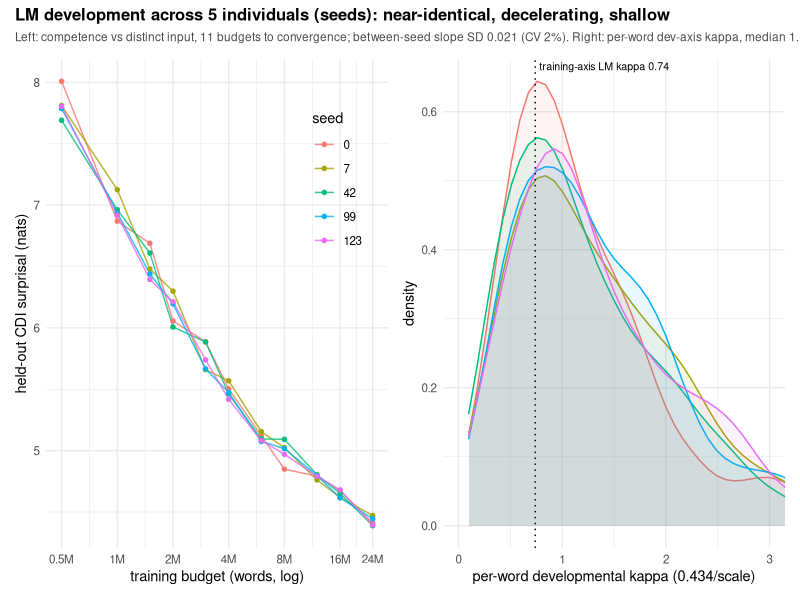

Reproduce this figure in R.
## FINAL developmental-ladder analysis: 5 seeds x 11 rungs (0.5M..24M words),
## each cell = best-val competence of a GPT-2-small trained to convergence on
## that (nested) budget. Three outputs:
##   1. aggregate developmental curve + per-seed slope + between-seed sigma
##   2. per-word C&B 4-PL sigmoid on the DEVELOPMENT axis -> kappa-equivalent
##      (0.434/ParamScale on log10(words)), comparable to training-axis 0.74
##      and kids' ~10
##   3. between-seed sigma of the per-seed kappa -> the LM sigma_kappa analog
##
## Input:  fits/llm/ladder_bestval.csv
## Output: figs/longitudinal/ladder_development_final.png
##         fits/llm/ladder_kappa_summary.csv

suppressPackageStartupMessages({library(dplyr); library(readr); library(ggplot2); library(tidyr); library(patchwork)})

d <- read_csv("fits/llm/ladder_bestval.csv", show_col_types = FALSE) |>
  mutate(surprisal = as.numeric(surprisal), lnw = log(words), l10w = log10(words))
cat(sprintf("loaded %d rows: %d seeds x %d rungs\n",
            nrow(d), n_distinct(d$seed), n_distinct(d$words)))

## ================= 1. aggregate curve + linear dev slope =================
agg <- d |> group_by(seed, words, lnw) |> summarise(mean_surp = mean(surprisal), .groups="drop")
slopes <- agg |> group_by(seed) |> summarise(lin_slope = coef(lm(mean_surp ~ lnw))[2], .groups="drop")
cat("\n== per-seed LINEAR dev slope (nats per e-fold) ==\n"); print(slopes |> mutate(across(-seed, ~round(.,4))))
cat(sprintf("mean = %.4f, SD = %.4f (CV %.1f%%)\n",
            mean(slopes$lin_slope), sd(slopes$lin_slope), 100*sd(slopes$lin_slope)/abs(mean(slopes$lin_slope))))

bs <- agg |> group_by(words) |> summarise(sd_seeds = sd(mean_surp), .groups="drop")
cat("\n== between-seed SD of competence by rung ==\n"); print(bs |> mutate(across(everything(), ~signif(.,3))))

## ================= 2. per-word 4-PL sigmoid on dev axis =================
four_pl_fit <- function(x, y) {
  ## C&B 4-parameter logistic: y = lo + (up-lo)/(1+exp((x-mid)/scale))
  st <- list(up = max(y), lo = min(y), mid = mean(x), scale = 0.5)
  fit <- tryCatch(
    nls(y ~ lo + (up - lo)/(1 + exp((x - mid)/scale)), start = st,
        control = nls.control(maxiter = 200, warnOnly = TRUE),
        lower = c(up = min(y)-5, lo = min(y)-5, mid = min(x)-3, scale = 1e-3),
        upper = c(up = max(y)+5, lo = max(y)+5, mid = max(x)+3, scale = 50),
        algorithm = "port"),
    error = function(e) NULL)
  if (is.null(fit)) return(NULL)
  co <- coef(fit)
  tibble(up = co["up"], lo = co["lo"], mid = co["mid"], scale = co["scale"])
}

pw <- d |> group_by(seed, word) |> filter(n() == 11) |>
  group_modify(~{ r <- four_pl_fit(.x$l10w, .x$surprisal); if (is.null(r)) tibble() else r }) |>
  ungroup() |>
  mutate(kappa = 0.434 / scale, range = up - lo) |>
  filter(scale > 0.01, scale < 10, range > 1.0)   # C&B filters

kpseed <- pw |> group_by(seed) |>
  summarise(n_fit = n(), kappa_med = median(kappa),
            iqr_lo = quantile(kappa,.25), iqr_hi = quantile(kappa,.75), .groups="drop")
cat("\n== per-word DEV-axis kappa (0.434/ParamScale), per seed ==\n")
print(kpseed |> mutate(across(-c(seed,n_fit), ~round(.,3))))
cat(sprintf("\nkappa_pop_LM (dev axis, mean of per-seed medians) = %.3f\n", mean(kpseed$kappa_med)))
cat(sprintf("sigma_kappa_LM (SD of per-seed medians)            = %.4f\n", sd(kpseed$kappa_med)))
cat(sprintf("CV = %.1f%%   |   kids: kappa ~10, sigma_kappa ~3.5 (CV ~35%%)\n",
            100*sd(kpseed$kappa_med)/mean(kpseed$kappa_med)))
cat(sprintf("training-axis reference: GPT-2-CHILDES 24.5M full-training kappa ~0.74\n"))

write_csv(bind_rows(
  kpseed |> mutate(metric = "perword_kappa_dev_axis"),
  slopes |> rename(kappa_med = lin_slope) |> mutate(metric = "linear_dev_slope")),
  "fits/llm/ladder_kappa_summary.csv")

## ================= 3. figure =================
p1 <- ggplot(agg, aes(words, mean_surp, color = factor(seed))) +
  geom_line(alpha=.8) + geom_point(size=1.2) +
  scale_x_log10(breaks = c(.5,1,2,4,8,16,24)*1e6, labels=c("0.5M","1M","2M","4M","8M","16M","24M")) +
  labs(x = "training budget (words, log)", y = "held-out CDI surprisal (nats)", color = "seed") +
  theme_minimal(base_size = 10.5) + theme(legend.position = c(.85,.75))

p2 <- ggplot(pw, aes(kappa, color = factor(seed), fill = factor(seed))) +
  geom_density(alpha=.08) +
  geom_vline(xintercept = 0.74, linetype = "dotted") +
  annotate("text", x=.78, y=Inf, label="training-axis LM kappa 0.74", hjust=0, vjust=1.4, size=2.7) +
  coord_cartesian(xlim = c(0, 3)) +
  labs(x = "per-word developmental kappa (0.434/scale)", y = "density",
       color = "seed", fill = "seed") +
  theme_minimal(base_size = 10.5) + theme(legend.position = "none")

g <- (p1 | p2) + plot_annotation(
  title = "LM development across 5 individuals (seeds): near-identical, decelerating, shallow",
  subtitle = sprintf(paste0("Left: competence vs distinct input, 11 budgets to convergence; between-seed slope SD %.3f (CV %.0f%%). ",
                            "Right: per-word dev-axis kappa, median %.2f — vs children kappa ~10, sigma_kappa ~3.5 (CV ~35%%)."),
                     sd(slopes$lin_slope), 100*sd(slopes$lin_slope)/abs(mean(slopes$lin_slope)),
                     mean(kpseed$kappa_med)),
  theme = theme(plot.title = element_text(face="bold", size=12),
                plot.subtitle = element_text(size=8.6, color="grey30")))
ggsave("figs/longitudinal/ladder_development_final.png", g, width = 10.5, height = 4.6, dpi = 150)
cat("\nwrote figs/longitudinal/ladder_development_final.png\n")
